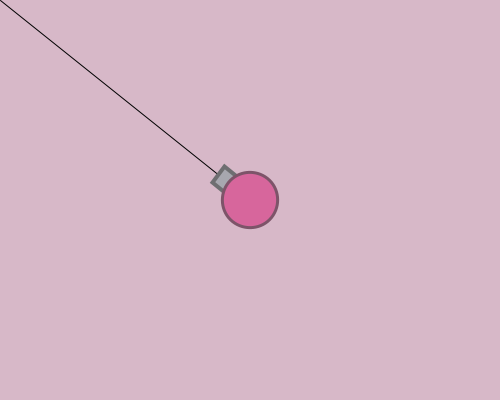
Frame 1 (no input)
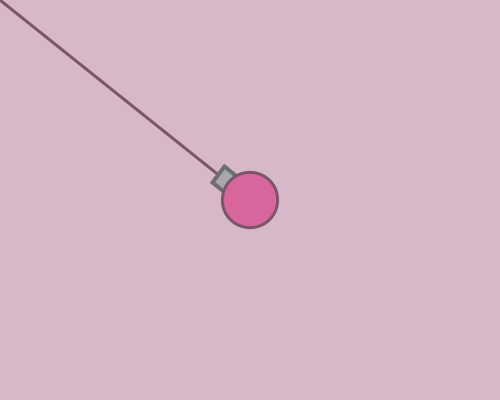
Frame 60 (the mouse pressed at the canvas centre just before this capture)
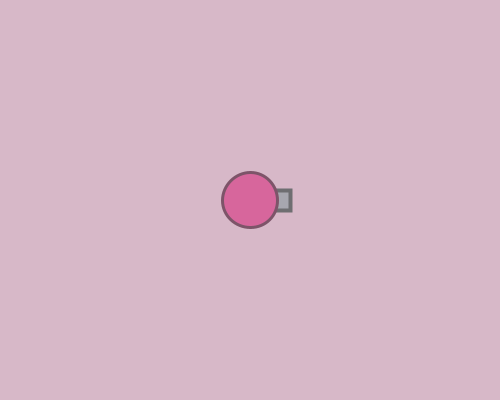
Frame 120 (the mouse held since frame 60 and released just before this capture)

The Processing sketch that drew these frames (run headless with seeded random() and noise(); from frame 60 on, the mouse is pressed at the canvas centre):

// Processing sketch: week_07_03_arras03_atan_rotate_myTank
// ── week_07_03_arras03_atan_rotate_myTank.pde
//week_07_03_arras03_atan_rotate_myTank
void setup() {
  size(500, 400);
}
float x = 250, y = 200;
void draw() {
  background(215, 184, 200);
  float dx = mouseX - x, dy = mouseY - y;
  float a = atan2(dy, dx);
  line(x, y, mouseX, mouseY);
  myTank(x, y, a);
}
void myTank(float x,float y,float a) {
  translate(x,y);
  rotate(a);
  fill(167, 167, 175);
  stroke(110, 110, 113);
  strokeWeight(4);
  rect(20, -10, 20, 20);

  fill(215, 102, 156);
  stroke(125, 84, 105);
  strokeWeight(3);
  ellipse(0, 0, 55, 55);
}
